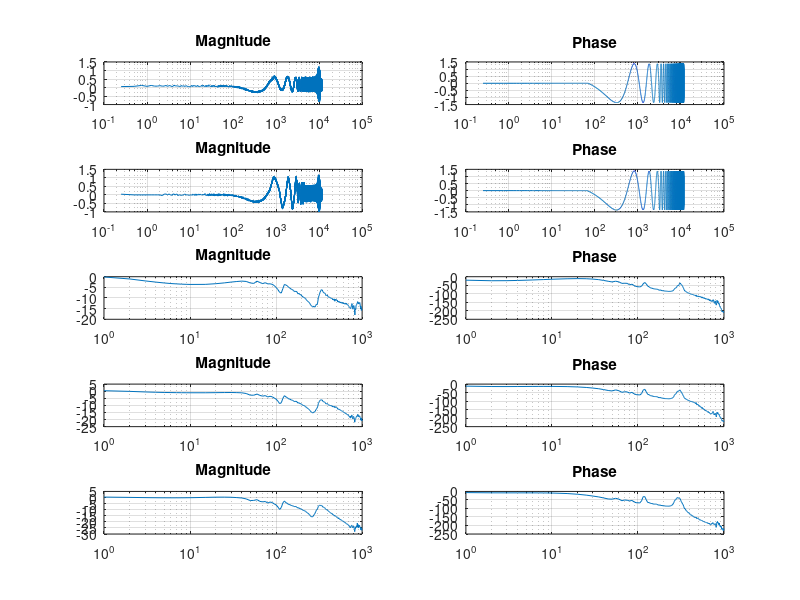

Here is the MATLAB script that generated this plot:
clear, close all, clc
cd 'Servoguide'
FrequencyResponseServoguide_1=csvread('Frequency_Response_Axis-1_1_-_1000Hz-1.csv');
  SG_FREQ_1 = FrequencyResponseServoguide_1([5:end],2);
  SG_PHAS_1 = FrequencyResponseServoguide_1([5:end],4);
  SG_GAIN_1 = FrequencyResponseServoguide_1([5:end],3);
FrequencyResponseServoguide_100=csvread('Frequency_Response_Axis-1_1_-_1000Hz-100.csv');
  SG_FREQ_100 = FrequencyResponseServoguide_100([5:end],2);
  SG_PHAS_100 = FrequencyResponseServoguide_100([5:end],4);
  SG_GAIN_100 = FrequencyResponseServoguide_100([5:end],3);
FrequencyResponseServoguide_500=csvread('Frequency_Response_Axis-1_1_-_1000Hz-500.csv');
  SG_FREQ_500 = FrequencyResponseServoguide_500([5:end],2);
  SG_PHAS_500 = FrequencyResponseServoguide_500([5:end],4);
  SG_GAIN_500 = FrequencyResponseServoguide_500([5:end],3);
FrequencyResponseServoguide_1000=csvread('Frequency_Response_Axis-1_1_-_1000Hz-1000.csv');
  SG_FREQ_1000 = FrequencyResponseServoguide_1000([5:end],2);
  SG_PHAS_1000 = FrequencyResponseServoguide_1000([5:end],4);
  SG_GAIN_1000 = FrequencyResponseServoguide_1000([5:end],3);
FrequencyResponseServoguide_2000=csvread('Frequency_Response_Axis-1_1_-_1000Hz-2000.csv');
  SG_FREQ_2000 = FrequencyResponseServoguide_2000([5:end],2);
  SG_PHAS_2000 = FrequencyResponseServoguide_2000([5:end],4);
  SG_GAIN_2000 = FrequencyResponseServoguide_2000([5:end],3);
cd ..

subplot(5,2,1)
semilogx(SG_FREQ_1, SG_GAIN_1)
title('Magnitude')
grid
subplot(5,2,2)
semilogx(SG_FREQ_1, SG_PHAS_1)
title('Phase')
grid

subplot(5,2,3)
semilogx(SG_FREQ_100, SG_GAIN_100)
title('Magnitude')
grid
subplot(5,2,4)
semilogx(SG_FREQ_100, SG_PHAS_100)
title('Phase')
grid

subplot(5,2,5)
semilogx(SG_FREQ_500, SG_GAIN_500)
title('Magnitude')
grid
subplot(5,2,6)
semilogx(SG_FREQ_500, SG_PHAS_500)
title('Phase')
grid

subplot(5,2,7)
semilogx(SG_FREQ_1000, SG_GAIN_1000)
title('Magnitude')
grid
subplot(5,2,8)
semilogx(SG_FREQ_1000, SG_PHAS_1000)
title('Phase')
grid

subplot(5,2,9)
semilogx(SG_FREQ_2000, SG_GAIN_2000)
title('Magnitude')
grid
subplot(5,2,10)
semilogx(SG_FREQ_2000, SG_PHAS_2000)
title('Phase')
grid